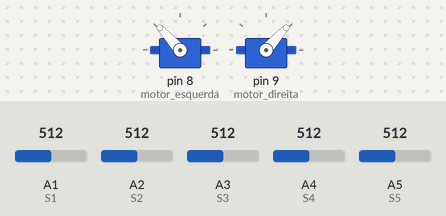
A sketch run on a simulated Arduino Uno, built with avr-gcc and run on an emulated ATmega328P. On the bench: 2 × servo. Inputs (shaded band) come from the test bench; at power-on: A1 (S1) = 512, A2 (S2) = 512, A3 (S3) = 512, A4 (S4) = 512, A5 (S5) = 512.

Above: at 2.2 s.
2.3 s: A1 (S1) set to 684
3.8 s: A1 (S1) set to 716
At 5.1 s:
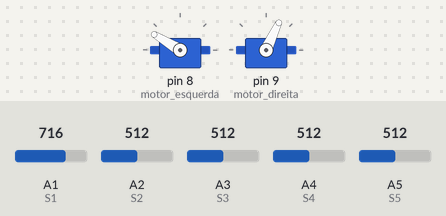
5.4 s: A2 (S2) set to 682
6.9 s: A2 (S2) set to 710
At 7.8 s:
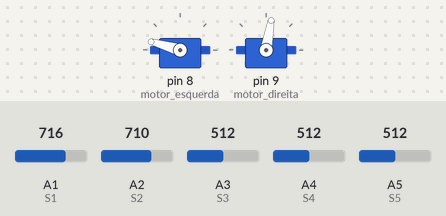
8.4 s: A3 (S3) set to 710
At 9.0 s:
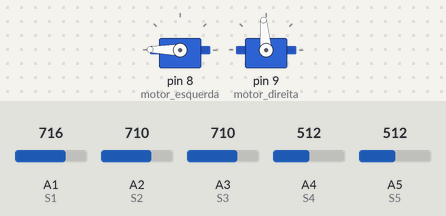
9.9 s: A4 (S4) set to 689
11.4 s: A4 (S4) set to 708
At 12.4 s:
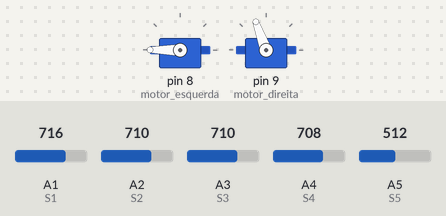
Timing chart, 0 to 13.9 s (numbered marks = the images above; inputs shaded):
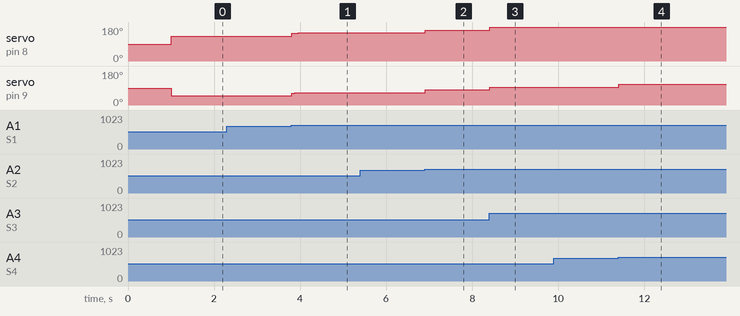

Measured:
- the behaviour switches between 699 and 700 on A1 (S1) (found by bisection; images 0 and 1)
- the behaviour switches between 699 and 700 on A2 (S2) (found by bisection; images 1 and 2)
- the behaviour switches between 699 and 700 on A4 (S4) (found by bisection; images 3 and 4)
- after the input at 2.3 s, every drawn part: stays the same
- after the input at 3.8 s, servo on pin 8 (motor_esquerda): 132° → 147° at once, → 148° 0.07 s later, → 149° 0.08 s later; servo on pin 9 (motor_direita): 48° → 63° at once, → 64° 0.07 s later, → 65° 0.08 s later
- after the input at 5.4 s, every drawn part: stays the same
- after the input at 6.9 s, servo on pin 8 (motor_esquerda): 149° → 164° at once; servo on pin 9 (motor_direita): 65° → 80° at once
- after the input at 8.4 s, servo on pin 8 (motor_esquerda): 164° → 179° at once; servo on pin 9 (motor_direita): 80° → 95° at once
- after the input at 9.9 s, every drawn part: stays the same
- after the input at 11.4 s, servo on pin 8 (motor_esquerda): 179° → 180° at once; servo on pin 9 (motor_direita): 95° → 110° at once

The sketch:

seguidor_pid_2.ino
```cpp
#include <Servo.h>

Servo motor_esquerda;
Servo motor_direita;

// Portas dos sensores (esquerda -> direita)
const int S1 = A1;
const int S2 = A2;
const int S3 = A3; // Central
const int S4 = A4;
const int S5 = A5;

// Valores ABAIXO de 700 indicam detecção da linha
const int LIMIAR = 700;

// Ponto neutro dos servos (parado) e velocidade base de avanço
const int VEL_PARADO = 90;
const int VEL_BASE = 42; // Quanto maior, mais rápido o robô anda (ajuste com segurança)

// Ganhos do PID (comece baixo e ajuste na pista)
float Kp = 30.0;
float Ki = 0.05;
float Kd = 4.0;

// Variáveis do PID
float erro = 0;
float erro_anterior = 0;
float integral = 0;
int ultimo_lado = 0; // -1 = esquerda, +1 = direita (ajuda se perder a linha)

// Retorna a mediana de 3 leituras analógicas para evitar falhas pontuais e ruídos
int leituraMediana3(int pino) {
  int a = analogRead(pino);
  int b = analogRead(pino);
  int c = analogRead(pino);

  if ((a <= b && b <= c) || (c <= b && b <= a)) return b;
  if ((b <= a && a <= c) || (c <= a && a <= b)) return a;
  return c;
}

void setup() {
  motor_esquerda.attach(8);
  motor_direita.attach(9);

  pinMode(S1, INPUT);
  pinMode(S2, INPUT);
  pinMode(S3, INPUT);
  pinMode(S4, INPUT);
  pinMode(S5, INPUT);

  motor_esquerda.write(VEL_PARADO);
  motor_direita.write(VEL_PARADO);
  delay(1000);
}

void loop() {
  // Lê os sensores filtrados e converte para 1 (viu a linha) ou 0 (não viu)
  int v1 = (leituraMediana3(S1) < LIMIAR) ? 1 : 0;
  int v2 = (leituraMediana3(S2) < LIMIAR) ? 1 : 0;
  int v3 = (leituraMediana3(S3) < LIMIAR) ? 1 : 0;
  int v4 = (leituraMediana3(S4) < LIMIAR) ? 1 : 0;
  int v5 = (leituraMediana3(S5) < LIMIAR) ? 1 : 0;

  int soma_ativos = v1 + v2 + v3 + v4 + v5;

  if (soma_ativos > 0) {
    // Calcula a posição média ponderada da linha:
    // Esquerda = valores negativos (-2, -1), Centro = 0, Direita = positivos (+1, +2)
    float soma_ponderada = (v1 * -2.0) + (v2 * -1.0) + (v3 * 0.0) + (v4 * 1.0) + (v5 * 2.0);
    erro = soma_ponderada / soma_ativos;

    if (erro < -0.2) ultimo_lado = -1;
    else if (erro > 0.2) ultimo_lado = 1;
  } else {
    // Se nenhum sensor detectou a linha, mas o robô vinha alinhado ao centro,
    // assume falha isolada do S3 e mantém erro neutro para evitar tranco brusco
    if (abs(erro_anterior) < 0.5) {
      erro = 0.0;
    } else {
      // Caso contrário, perdeu a linha de fato e puxa para o último lado visto
      erro = ultimo_lado * 2.5;
    }
  }

  // Cálculo dos termos PID
  float P = erro;

  integral += erro;
  integral = constrain(integral, -50, 50); // Evita que o integral estoure
  float I = integral;

  float derivativo = erro - erro_anterior;
  float D = derivativo;

  float correcao = (Kp * P) + (Ki * I) + (Kd * D);
  erro_anterior = erro;

  // Lembrete do seu hardware:
  // Motor esquerdo: > 90 gira para frente
  // Motor direito: < 90 gira para frente
  int cmd_esq = VEL_PARADO + VEL_BASE + correcao;
  int cmd_dir = VEL_PARADO - VEL_BASE + correcao;

  // Limita aos valores válidos do Servo.write()
  cmd_esq = constrain(cmd_esq, 0, 180);
  cmd_dir = constrain(cmd_dir, 0, 180);

  motor_esquerda.write(cmd_esq);
  motor_direita.write(cmd_dir);
}
```
